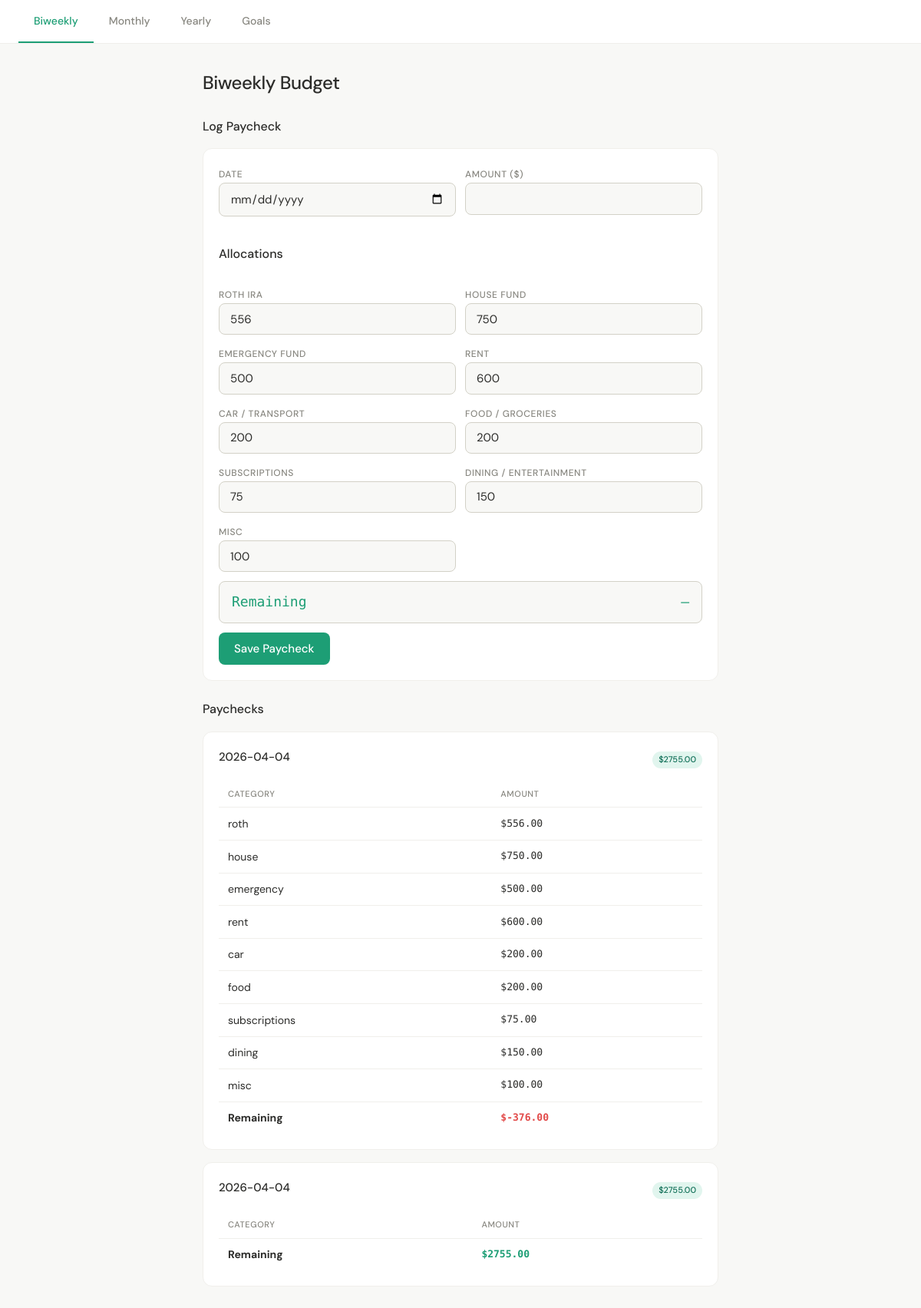
The page / on the database its author committed.
### tables this page shows
CREATE TABLE paychecks (
            id INTEGER PRIMARY KEY AUTOINCREMENT,
            date TEXT NOT NULL,
            amount REAL NOT NULL
        );

CREATE TABLE allocations (
            id INTEGER PRIMARY KEY AUTOINCREMENT,
            paycheck_id INTEGER,
            category TEXT NOT NULL,
            amount REAL NOT NULL,
            FOREIGN KEY (paycheck_id) REFERENCES paychecks(id)
        );

### app_base.py (the view)
@app.route("/")
def index():
    db = get_db()
    paychecks = db.execute("SELECT * FROM paychecks ORDER BY date DESC").fetchall()
    result = []
    for p in paychecks:
        allocations = db.execute(
            "SELECT * FROM allocations WHERE paycheck_id = ?", (p["id"],)
        ).fetchall()
        total_allocated = sum(a["amount"] for a in allocations)
        result.append({
            "date": p["date"],
            "amount": p["amount"],
            "allocations": allocations,
            "remaining": p["amount"] - total_allocated
        })
    db.close()
    return render_template("index.html", paychecks=result)

### database.py (called while the page is built)
def get_db():
    conn = sqlite3.connect("budget.db")
    conn.row_factory = sqlite3.Row
    return conn

### templates/index.html (shortened to what this page needs)
{% extends "base.html" %}
{% block content %}
<h1>Biweekly Budget</h1>
<h2>Log Paycheck</h2>
<form action="/add-paycheck" method="POST">
  <div class="form-row">
    <div>
      <label>Date</label>
      <input type="date" name="date" required>
    </div>
    <div>
      <label>Amount ($)</label>
      <input type="number" name="amount" step="0.01" id="paycheck-amount" required>
    </div>
  </div>
  <h2>Allocations</h2>
  <div class="form-row">
    <div><label>Roth IRA</label><input type="number" name="roth" step="0.01" value="556"></div>
    <div><label>House Fund</label><input type="number" name="house" step="0.01" value="750"></div>
  </div>
  <div class="form-row">
    <div><label>Emergency Fund</label><input type="number" name="emergency" step="0.01" value="500"></div>
    <div><label>Rent</label><input type="number" name="rent" step="0.01" value="600"></div>
  </div>
  <div class="form-row">
    <div><label>Car / Transport</label><input type="number" name="car" step="0.01" value="200"></div>
    <div><label>Food / Groceries</label><input type="number" name="food" step="0.01" value="200"></div>
  </div>
  <div class="form-row">
    <div><label>Subscriptions</label><input type="number" name="subscriptions" step="0.01" value="75"></div>
    <div><label>Dining / Entertainment</label><input type="number" name="dining" step="0.01" value="150"></div>
  </div>
  <div class="form-row">
    <div><label>Misc</label><input type="number" name="misc" step="0.01" value="100"></div>
    <div></div>
  </div>
  <div class="remaining-display">
    <span>Remaining</span>
    <span id="remaining">—</span>
  </div>
  <button type="submit">Save Paycheck</button>
</form>
<h2>Paychecks</h2>
{% for p in paychecks %}
<div class="card">
  <div style="display:flex; justify-content:space-between; align-items:center; margin-bottom:0.75rem;">
    <h3>{{ p["date"] }}</h3>
    <span class="tag">${{ "%.2f"|format(p["amount"]) }}</span>
  </div>
  <table>
    <tr><th>Category</th><th>Amount</th></tr>
    {% for a in p["allocations"] %}
    <tr><td>{{ a["category"] }}</td><td>${{ "%.2f"|format(a["amount"]) }}</td></tr>
    {% endfor %}
    <tr>
      <td><strong>Remaining</strong></td>
      <td style="color:{{ '#1D9E75' if p['remaining'] >= 0 else '#E24B4A' }}">
        <strong>${{ "%.2f"|format(p["remaining"]) }}</strong>
      </td>
    </tr>
  </table>
</div>
{% else %}
<p>No paychecks logged yet.</p>
{% endfor %}
{% endblock %}

### templates/base.html (shortened to what this page needs)
<!DOCTYPE html>
<html lang="en">
<head>
  <link rel="stylesheet" href="{{ url_for('static', filename='style.css') }}">
</head>
<body>
  <nav>
    <a href="/" class="{{ 'active' if request.path == '/' }}">Biweekly</a>
    <a href="/monthly" class="{{ 'active' if request.path == '/monthly' }}">Monthly</a>
    <a href="/yearly" class="{{ 'active' if request.path == '/yearly' }}">Yearly</a>
    <a href="/goals" class="{{ 'active' if request.path == '/goals' }}">Goals</a>
  </nav>
  <main>
    {% block content %}{% endblock %}
  </main>
</body>
</html>

### static/style.css (style rules this page uses)
*, *::before, *::after { box-sizing: border-box; margin: 0; padding: 0; }
:root { --green: #1D9E75; --green-light: #E1F5EE; --green-dark: #0F6E56; --red: #E24B4A; --red-light: #FCEBEB; --gray-50: #F8F8F6; --gray-100: #F0EFEB; --gray-200: #D3D1C7; --gray-400: #888780; --gray-800: #2C2C2A; --font: 'DM Sans', sans-serif; --mono: 'DM Mono', monospace; --radius: 12px; --radius-sm: 8px; }
body { font-family: var(--font); background: var(--gray-50); color: var(--gray-800); font-size: 15px; line-height: 1.6; min-height: 100vh; }
nav { background: white; border-bottom: 1px solid var(--gray-100); padding: 0 1.5rem; display: flex; gap: 0; position: sticky; top: 0; z-index: 10; }
nav a { text-decoration: none; color: var(--gray-400); font-size: 14px; font-weight: 500; padding: 1rem 1.25rem; border-bottom: 2px solid transparent; transition: color 0.15s, border-color 0.15s; }
nav a.active { color: var(--green); border-bottom-color: var(--green); }
main { max-width: 720px; margin: 0 auto; padding: 2rem 1.5rem; }
h1 { font-size: 24px; font-weight: 500; margin-bottom: 1.5rem; letter-spacing: -0.02em; }
h2 { font-size: 16px; font-weight: 500; margin: 1.5rem 0 1rem; color: var(--gray-800); }
h3 { font-size: 15px; font-weight: 500; margin-bottom: 0.5rem; }
.card { background: white; border-radius: var(--radius); border: 1px solid var(--gray-100); padding: 1.25rem; margin-bottom: 1rem; }
form { background: white; border-radius: var(--radius); border: 1px solid var(--gray-100); padding: 1.25rem; margin-bottom: 1.5rem; display: flex; flex-direction: column; gap: 0.75rem; }
label { font-size: 12px; font-weight: 500; color: var(--gray-400); text-transform: uppercase; letter-spacing: 0.05em; margin-bottom: -0.25rem; }
input[type=text], input[type=number], input[type=date] { width: 100%; padding: 0.6rem 0.875rem; border: 1px solid var(--gray-200); border-radius: var(--radius-sm); font-family: var(--font); font-size: 15px; color: var(--gray-800); background: var(--gray-50); transition: border-color 0.15s; -webkit-appearance: none; }
button[type=submit] { background: var(--green); color: white; border: none; border-radius: var(--radius-sm); padding: 0.7rem 1.25rem; font-family: var(--font); font-size: 15px; font-weight: 500; cursor: pointer; transition: background 0.15s; align-self: flex-start; }
table { width: 100%; border-collapse: collapse; font-size: 14px; }
th { text-align: left; font-size: 11px; font-weight: 500; color: var(--gray-400); text-transform: uppercase; letter-spacing: 0.05em; padding: 0.5rem 0.75rem; border-bottom: 1px solid var(--gray-100); }
td { padding: 0.6rem 0.75rem; border-bottom: 1px solid var(--gray-100); font-family: var(--mono); font-size: 13px; }
td:first-child { font-family: var(--font); font-size: 14px; }
tr:last-child td { border-bottom: none; }
.tag { display: inline-block; font-size: 11px; font-weight: 500; padding: 2px 8px; border-radius: 100px; background: var(--green-light); color: var(--green-dark); }
.remaining-display { background: var(--gray-50); border: 1px solid var(--gray-200); border-radius: var(--radius-sm); padding: 0.75rem 1rem; display: flex; justify-content: space-between; align-items: center; font-size: 14px; color: var(--gray-400); }
.remaining-display span { font-family: var(--mono); font-size: 18px; font-weight: 400; color: var(--green); }
.form-row { display: grid; grid-template-columns: 1fr 1fr; gap: 0.75rem; }

### rows shown on the page
paychecks: date "2026-04-04", amount "2755.00", remaining "-376.00"
allocations: category "roth", amount "556.00"
allocations: category "house", amount "750.00"
allocations: category "emergency", amount "500.00"
allocations: category "rent", amount "600.00"
allocations: category "car", amount "200.00"
allocations: category "food", amount "200.00"
allocations: category "subscriptions", amount "75.00"
allocations: category "dining", amount "150.00"
allocations: category "misc", amount "100.00"
paychecks: date "2026-04-04", amount "2755.00", remaining "2755.00"
